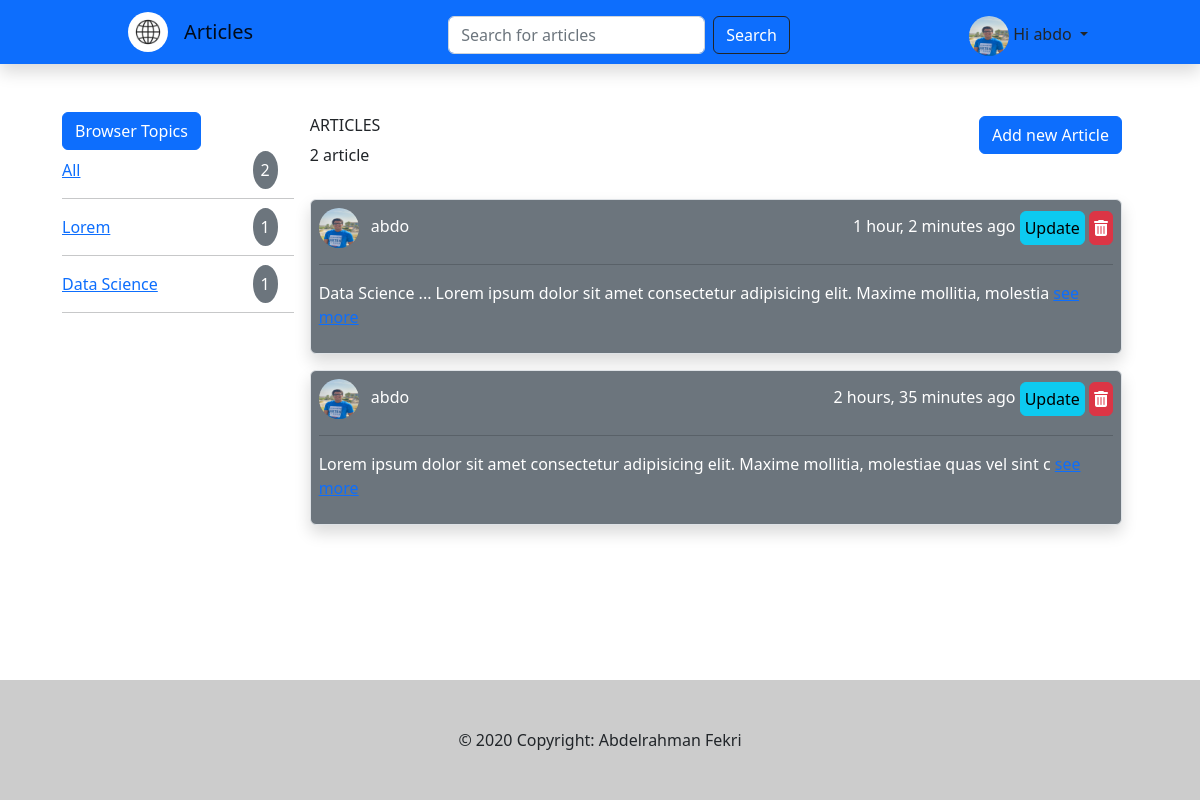
/ (signed in), run on the app's committed database.
### Social/models.py (models this page shows, shortened)
class User(AbstractUser):
    username = models.CharField(null=True,max_length=50)
    Avatar = models.ImageField(null=True,default='avatar.svg')
    email = models.EmailField(unique=True)
    USERNAME_FIELD = 'email'
    REQUIRED_FIELDS = ['username']

class Topic(models.Model):
    Name = models.CharField(max_length=30)
    NoArticles = models.IntegerField(default=0)

class Article(models.Model):
    Topic = models.ForeignKey(Topic,on_delete=models.CASCADE)
    Content = models.TextField(max_length=1000)
    Owner = models.ForeignKey(User,on_delete=models.CASCADE,related_name="author")
    updated_at = models.DateTimeField(null=True,auto_now=True)
    created_at = models.DateTimeField(null=True,auto_now_add=True)
    noLike = models.PositiveIntegerField(default=0)
    noDislike = models.PositiveIntegerField(default=0)
    userLike = models.ManyToManyField(User,related_name="Users_like_article")
    userDisLike = models.ManyToManyField(User,related_name="User_dislike_article")
    class Meta:
        ordering = ('-updated_at','-created_at')

### Social/views.py (the view)
# urls.py: path('',homeView,name='home'),
def homeView(request):
    topics = Topic.objects.all()[0:20]
    q = request.GET.get('q')
    topic = request.GET.get('topic')
    if topic is not None:
        try:
           articles = Article.objects.filter(Topic__Name=topic)
        except:
            articles = {}
    else:
        if q is None:
            q = ''
        articles = Article.objects.filter(
            Q(Content__icontains=q)
            )
    articles = articles[0:20]
    numberOfArticles = articles.count()
    allArticle = Article.objects.all().count()
    context = {"topics":topics,"articles":articles,"NoArticle":numberOfArticles,"allArticle":allArticle}
    return render(request,'Social/index.html',context)

### Social/templates/Social/index.html
{%extends 'main.html' %}
{%block content %}
<div class="container mw-100 d-flex mt-5 flex-column flex-md-row" style="width:1100px;">
    {%include 'Social/articleTopics.html' %}
    {%include 'Social/articles.html'%}
</div>
{% endblock content %}

### templates/navbar.html (shortened to what this page needs)
{% load static %}
<nav class="navbar navbar-expand-lg bg-primary shadow">
  <div class="container-fluid mw-75" style="width:1000px">
    <a href="{% url 'home' %}"><img src="{% static 'images/Logo.jpeg' %}" class="rounded-circle mx-3" alt="logo"
        style="width:5vh;height:5vh;"></a>
    <a class="navbar-brand text-bold" href="{% url 'home' %}">Articles</a>
    <div class="collapse navbar-collapse" id="navbarSupportedContent">
      <form method="GET" action="{% url 'home'%}" class="d-flex mw-75 m-auto mt-2" role="search">
        <input name="q" class="form-control me-2" type="search" placeholder="Search for articles" aria-label="Search">
        <button class="btn btn-outline-dark text-white" type="submit">Search</button>
      </form>
      {% if request.user.is_authenticated %}
      <div class="nav-item dropdown mt-2">
        <a class="nav-link dropdown-toggle" href="#" role="button" data-bs-toggle="dropdown" aria-expanded="false">
          <img class="rounded rounded-circle" src="{%static request.user.Avatar.url%}"  class="" style="width:5vh;height:5vh;" alt="user avatar">
          <span>Hi {{request.user.username}}</span>
        </a>
      </div>
      {% else %}
      <div class="nav-item">
        <a href="{% url 'login' %}" class="btn btn-primary">login</a>
      </div>
      {%endif%}
    </div>
  </div>
</nav>

### Social/templates/Social/articleTopics.html
<div class="mw-75 mb-3 m-0" style="width:300px">
    <button class="btn btn-primary" type="button" data-toggle="collapse" data-target="#collapseExample"
        aria-expanded="True" aria-controls="collapseExample">
        Browser Topics
    </button>
    <div class="collapse show" id="collapseExample">
        <div class="d-flex justify-content-between align-items-center my-2">
            <div>
                <a href="{% url 'home' %}"><span>All</span></a>
            </div>
            <div>
                <span class="bg-secondary rounded-circle me-3 p-2 text-white">{{allArticle}}</span>
            </div>
        </div>
        <hr>
        {% for i in topics %}
        <div class="d-flex justify-content-between align-items-center my-3">
            <a href="{% url 'home'%}?topic={{i.Name}}">
                <span>{{i.Name}}</span>
            </a>
            <div>
                <span class="bg-secondary rounded-circle me-3 p-2 text-white">{{i.NoArticles}}</span>
            </div>
        </div>
        <hr>
        {% endfor %}
    </div>
</div>

### Social/templates/Social/articles.html
{%load static %}
<div class="w-100 container m-1 h-auto">
    <div class="d-flex justify-content-between">
        <div>
            <h6>ARTICLES</h6>
            <p>{{NoArticle}} article</p>
        </div>
        <div>
            <a href="{% url 'createArticle'%}" class="btn btn-primary">Add new Article</a>
        </div>
    </div>
    {% for i in articles%}
    <div class="w-100 bg-secondary shadow border rounded p-2 mt-3 h-auto">
        <div class="d-flex align-items-center justify-content-between">
            <div>
                <img class="rounded rounded-circle" src="{%static i.Owner.Avatar.url%}" style="height:5vh;width:5vh;">
                <span class="m-2 text-white">{{i.Owner.username}}</span>
            </div>
            <div>
                <span class="text-white">{{i.created_at|timesince}} ago</span>
                {%if i.Owner == request.user%}
                <a class="btn btn-info p-1 m-0" href="{% url 'updateArticle' i.id%}">Update</a>
                <a class="btn btn-danger p-1 m-0" href="{% url 'deleteArticle' i.id%}"><i class="fa fa-trash"></i></a>
                {%endif%}
            </div>
        </div>
        <hr>
        <div class="text-white">
            <p class="text-break">{{i.Content|slice:"0:100"}}
                <span><a class="link text-bold" href="{% url 'details' i.id%}">see more</a></span>
            </p>
        </div>
    </div>
    {% endfor %}
</div>

### data on the page
User: Avatar (picture), user.username "abdo"
Topic: Name "Lorem", NoArticles "1"
Topic: Name "Data Science", NoArticles "1"
Article: Owner.Avatar (picture), Owner.username "abdo", created_at "1 hour, 2 minutes", shows "Update", Content "Data Science ... Lorem ipsum dolor sit amet consectetur adipisicing elit. Maxime mollitia, molestia"
Article: Owner.Avatar (picture), Owner.username "abdo", created_at "2 hours, 35 minutes", shows "Update", Content "Lorem ipsum dolor sit amet consectetur adipisicing elit. Maxime mollitia, molestiae quas vel sint c"

### other printed values
{{ allArticle }} "2"
{{ NoArticle }} "2"
